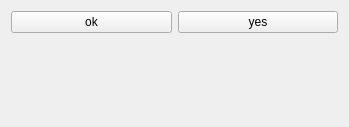
<?xml version="1.0" encoding="UTF-8"?>
<ui version="4.0">
 <class>Form</class>
 <widget class="QWidget" name="Form">
  <property name="geometry">
   <rect>
    <x>0</x>
    <y>0</y>
    <width>349</width>
    <height>127</height>
   </rect>
  </property>
  <property name="windowTitle">
   <string>Lambda함수</string>
  </property>
  <layout class="QGridLayout" name="gridLayout">
   <item row="0" column="0">
    <layout class="QVBoxLayout" name="verticalLayout">
     <item>
      <layout class="QHBoxLayout" name="horizontalLayout">
       <item>
        <widget class="QPushButton" name="btn_ok">
         <property name="text">
          <string>ok</string>
         </property>
        </widget>
       </item>
       <item>
        <widget class="QPushButton" name="btn_yes">
         <property name="text">
          <string>yes</string>
         </property>
        </widget>
       </item>
      </layout>
     </item>
     <item>
      <widget class="QLabel" name="lbl_res">
       <property name="text">
        <string/>
       </property>
      </widget>
     </item>
    </layout>
   </item>
  </layout>
 </widget>
 <resources/>
 <connections/>
</ui>
